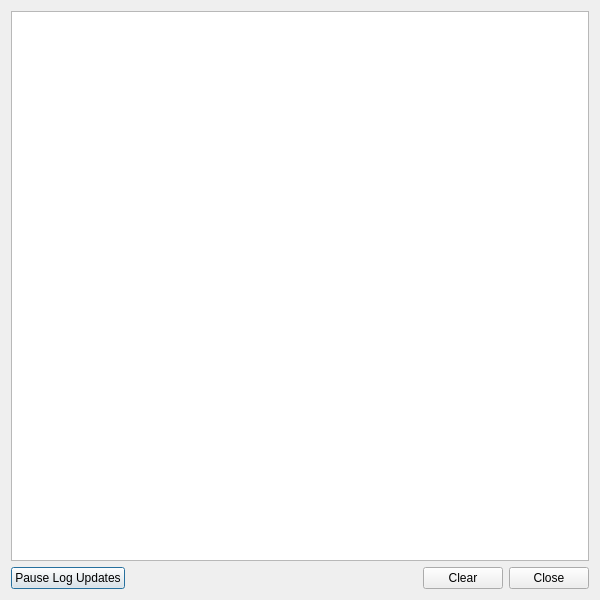
<?xml version="1.0" encoding="UTF-8"?>
<ui version="4.0">
 <class>DialogViewLogFile</class>
 <widget class="QDialog" name="DialogViewLogFile">
  <property name="geometry">
   <rect>
    <x>0</x>
    <y>0</y>
    <width>600</width>
    <height>600</height>
   </rect>
  </property>
  <property name="windowTitle">
   <string>View Log File</string>
  </property>
  <layout class="QVBoxLayout" name="verticalLayout">
   <item>
    <widget class="QTextEdit" name="textEditLogViewer">
     <property name="documentTitle">
      <string>RayVessel Log File</string>
     </property>
     <property name="undoRedoEnabled">
      <bool>false</bool>
     </property>
     <property name="readOnly">
      <bool>true</bool>
     </property>
     <property name="acceptRichText">
      <bool>false</bool>
     </property>
    </widget>
   </item>
   <item>
    <layout class="QHBoxLayout" name="horizontalLayout">
     <item>
      <widget class="QPushButton" name="pushButtonPauseLog">
       <property name="text">
        <string>Pause Log Updates</string>
       </property>
       <property name="checkable">
        <bool>true</bool>
       </property>
      </widget>
     </item>
     <item>
      <spacer name="horizontalSpacer">
       <property name="orientation">
        <enum>Qt::Orientation::Horizontal</enum>
       </property>
       <property name="sizeHint" stdset="0">
        <size>
         <width>40</width>
         <height>20</height>
        </size>
       </property>
      </spacer>
     </item>
     <item>
      <widget class="QPushButton" name="pushButtonClear">
       <property name="text">
        <string>Clear</string>
       </property>
      </widget>
     </item>
     <item>
      <widget class="QPushButton" name="pushButtonClose">
       <property name="text">
        <string>Close</string>
       </property>
      </widget>
     </item>
    </layout>
   </item>
  </layout>
 </widget>
 <resources/>
 <connections/>
</ui>
